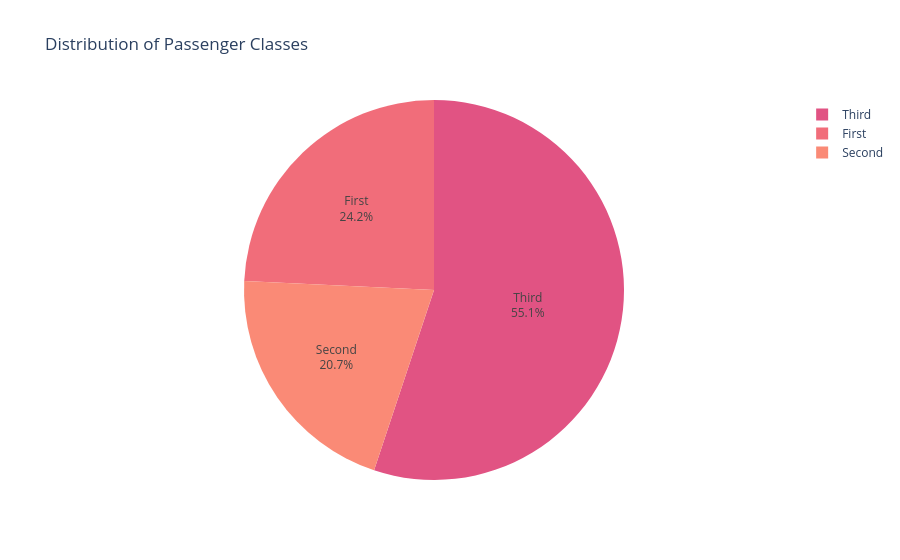

Notebook code cell kept with this figure:
### Code cell
import plotly.express as px
import seaborn as sns
import pandas as pd
import matplotlib.pyplot as plt

pie = px.pie(titanic, names='class', title='Distribution of Passenger Classes',
               color_discrete_sequence=px.colors.sequential.Pinkyl_r)
pie.update_traces(textinfo='percent+label')  
pie.show()

### Figure 1 — Plotly figure (JSON) as saved in the notebook; plotly's stock layout.template omitted (floating-point values rounded to 4 significant figures; data arrays with more than 128 entries replaced by an {"elided": "..."} marker saying what was removed)
{"data": [{"domain": {"x": [0, 1], "y": [0, 1]}, "hovertemplate": "class=%{label}<extra></extra>", "labels": {"elided": "891 str values"}, "legendgroup": "", "name": "", "showlegend": true, "textinfo": "percent+label", "type": "pie"}], "layout": {"legend": {"tracegroupgap": 0}, "piecolorway": ["rgb(225, 83, 131)", "rgb(241, 109, 122)", "rgb(250, 138, 118)", "rgb(255, 166, 121)", "rgb(255, 194, 133)", "rgb(255, 221, 154)", "rgb(254, 246, 181)"], "title": {"text": "Distribution of Passenger Classes"}}}
